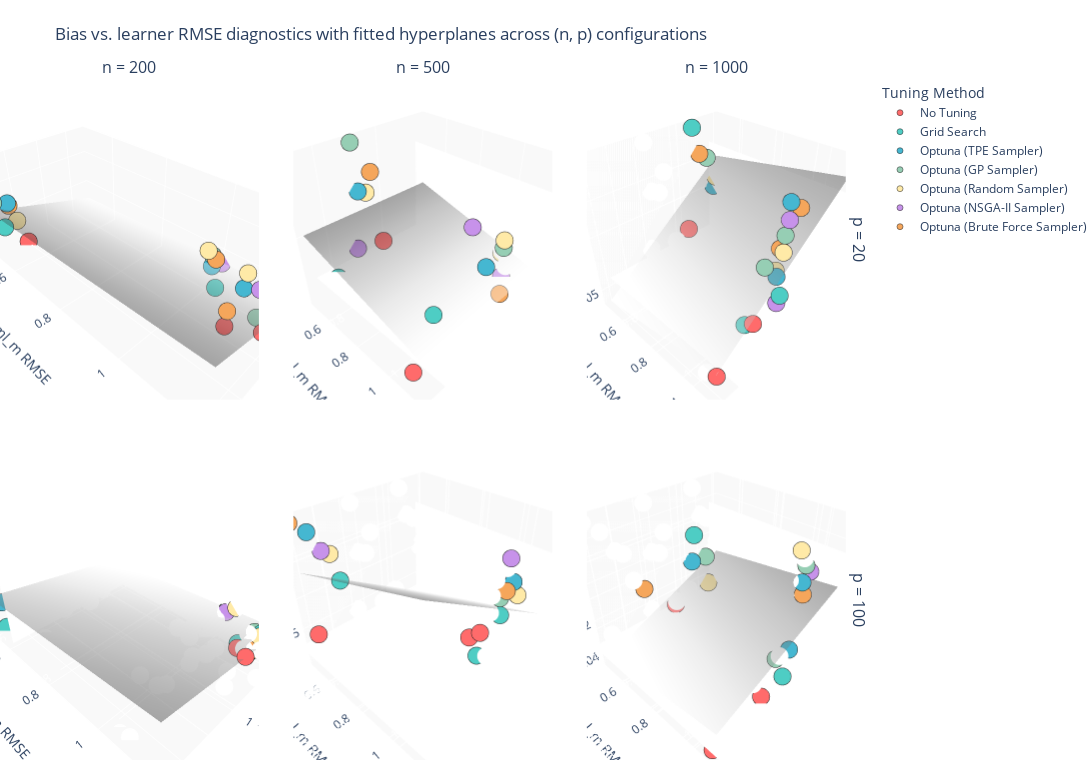

The notebook cell this image was saved under:
### Code cell
# Visualize bias vs. learner RMSE diagnostics per (n, p) configuration with fitted hyperplanes
import plotly.graph_objects as go
from plotly.subplots import make_subplots
import numpy as np

plot3d_df = summary_df.copy()
plot3d_df["Method"] = plot3d_df["method_display"]
plot3d_df["Sample size"] = plot3d_df["n_obs"]
plot3d_df["Features"] = plot3d_df["n_vars"]
plot3d_df["DGP"] = plot3d_df["dgp_label"]

n_levels = sorted(plot3d_df["Sample size"].unique())
p_levels = sorted(plot3d_df["Features"].unique())
method_order = list(plot_palette.keys())

fig = make_subplots(
    rows=len(p_levels),
    cols=len(n_levels),
    specs=[[{"type": "scene"} for _ in n_levels] for _ in p_levels],
    column_titles=[f"n = {n}" for n in n_levels],
    row_titles=[f"p = {p}" for p in p_levels],
    horizontal_spacing=0.04,
    vertical_spacing=0.06,
 )

for row_idx, p in enumerate(p_levels, start=1):
    for col_idx, n in enumerate(n_levels, start=1):
        subset = plot3d_df[(plot3d_df["Sample size"] == n) & (plot3d_df["Features"] == p)]
        if subset.empty:
            continue
        x_vals = subset["ml_l_rmse"].to_numpy()
        y_vals = subset["ml_m_rmse"].to_numpy()
        z_vals = subset["bias"].to_numpy()

        # Fit plane z = a*x + b*y + c
        A = np.column_stack([x_vals, y_vals, np.ones_like(x_vals)])
        coeffs, *_ = np.linalg.lstsq(A, z_vals, rcond=None)
        a, b, c = coeffs

        x_grid = np.linspace(x_vals.min(), x_vals.max(), 15)
        y_grid = np.linspace(y_vals.min(), y_vals.max(), 15)
        Xg, Yg = np.meshgrid(x_grid, y_grid)
        Zg = a * Xg + b * Yg + c

        surface = go.Surface(
            x=Xg,
            y=Yg,
            z=Zg,
            showscale=False,
            opacity=0.35,
            colorscale="Greys",
        )
        fig.add_trace(surface, row=row_idx, col=col_idx)

        for method in method_order:
            method_subset = subset[subset["Method"] == method]
            if method_subset.empty:
                continue
            scatter = go.Scatter3d(
                x=method_subset["ml_l_rmse"],
                y=method_subset["ml_m_rmse"],
                z=method_subset["bias"],
                mode="markers",
                name=method,
                marker=dict(
                    size=6,
                    color=plot_palette[method],
                    line=dict(width=0.5, color="#222"),
                ),
                hovertemplate=(
                    "Method: %{text}<br>ml_l RMSE: %{x:.4f}<br>ml_m RMSE: %{y:.4f}<br>Bias: %{z:+.4f}<br>DGP: %{customdata[0]}<extra></extra>"
                ),
                text=method_subset["Method"],
                customdata=method_subset[["DGP"]].to_numpy(),
                showlegend=(row_idx == 1 and col_idx == 1),
            )
            fig.add_trace(scatter, row=row_idx, col=col_idx)

        scene_idx = (row_idx - 1) * len(n_levels) + col_idx
        scene_name = "scene" if scene_idx == 1 else f"scene{scene_idx}"
        fig.update_layout({scene_name: dict(
            xaxis_title="ml_l RMSE",
            yaxis_title="ml_m RMSE",
            zaxis_title="Bias",
            xaxis=dict(backgroundcolor="#f9f9f9"),
            yaxis=dict(backgroundcolor="#f9f9f9"),
            zaxis=dict(backgroundcolor="#f9f9f9"),
        )})

fig.update_layout(
    height=380 * len(p_levels),
    width=420 * len(n_levels),
    title="Bias vs. learner RMSE diagnostics with fitted hyperplanes across (n, p) configurations",
    legend_title="Tuning Method",
    margin=dict(l=0, r=0, t=80, b=0),
 )
fig.show()

### Figure 1 — Plotly figure (JSON) as saved in the notebook; plotly's stock layout.template omitted (floating-point values rounded to 4 significant figures; data arrays with more than 128 entries replaced by an {"elided": "..."} marker saying what was removed)
{"data": [{"colorscale": [[0, "rgb(255,255,255)"], [0.125, "rgb(240,240,240)"], [0.25, "rgb(217,217,217)"], [0.375, "rgb(189,189,189)"], [0.5, "rgb(150,150,150)"], [0.625, "rgb(115,115,115)"], [0.75, "rgb(82,82,82)"], [0.875, "rgb(37,37,37)"], [1, "rgb(0,0,0)"]], "opacity": 0.35, "scene": "scene", "showscale": false, "type": "surface", "x": {"elided": "15x15 float values"}, "y": {"elided": "15x15 float values"}, "z": {"elided": "15x15 float values"}}, {"customdata": [["Chernozhukov et al. (2018)"], ["Sparse + Heteroskedastic"], ["Turrell et al. (2018)"]], "hovertemplate": "Method: %{text}<br>ml_l RMSE: %{x:.4f}<br>ml_m RMSE: %{y:.4f}<br>Bias: %{z:+.4f}<br>DGP: %{customdata[0]}<extra></extra>", "marker": {"color": "#FF6B6B", "line": {"color": "#222", "width": 0.5}, "size": 6}, "mode": "markers", "name": "No Tuning", "scene": "scene", "showlegend": true, "text": ["No Tuning", "No Tuning", "No Tuning"], "type": "scatter3d", "x": [1.291, 1.403, 1.295], "y": [1.193, 0.519, 1.115], "z": [-0.02269, -0.08459, -0.06342]}, {"customdata": [["Chernozhukov et al. (2018)"], ["Sparse + Heteroskedastic"], ["Turrell et al. (2018)"]], "hovertemplate": "Method: %{text}<br>ml_l RMSE: %{x:.4f}<br>ml_m RMSE: %{y:.4f}<br>Bias: %{z:+.4f}<br>DGP: %{customdata[0]}<extra></extra>", "marker": {"color": "#4ECDC4", "line": {"color": "#222", "width": 0.5}, "size": 6}, "mode": "markers", "name": "Grid Search", "scene": "scene", "showlegend": true, "text": ["Grid Search", "Grid Search", "Grid Search"], "type": "scatter3d", "x": [1.228, 1.454, 1.214], "y": [1.206, 0.4967, 1.034], "z": [-0.01981, -0.02151, -0.05547]}, {"customdata": [["Chernozhukov et al. (2018)"], ["Sparse + Heteroskedastic"], ["Turrell et al. (2018)"]], "hovertemplate": "Method: %{text}<br>ml_l RMSE: %{x:.4f}<br>ml_m RMSE: %{y:.4f}<br>Bias: %{z:+.4f}<br>DGP: %{customdata[0]}<extra></extra>", "marker": {"color": "#45B7D1", "line": {"color": "#222", "width": 0.5}, "size": 6}, "mode": "markers", "name": "Optuna (TPE Sampler)", "scene": "scene", "showlegend": true, "text": ["Optuna (TPE Sampler)", "Optuna (TPE Sampler)", "Optuna (TPE Sampler)"], "type": "scatter3d", "x": [1.243, 1.432, 1.182], "y": [1.116, 0.4925, 0.998], "z": [0.01388, 0.04425, -0.029]}, {"customdata": [["Chernozhukov et al. (2018)"], ["Sparse + Heteroskedastic"], ["Turrell et al. (2018)"]], "hovertemplate": "Method: %{text}<br>ml_l RMSE: %{x:.4f}<br>ml_m RMSE: %{y:.4f}<br>Bias: %{z:+.4f}<br>DGP: %{customdata[0]}<extra></extra>", "marker": {"color": "#96CEB4", "line": {"color": "#222", "width": 0.5}, "size": 6}, "mode": "markers", "name": "Optuna (GP Sampler)", "scene": "scene", "showlegend": true, "text": ["Optuna (GP Sampler)", "Optuna (GP Sampler)", "Optuna (GP Sampler)"], "type": "scatter3d", "x": [1.258, 1.473, 1.177], "y": [1.163, 0.4974, 0.9937], "z": [-0.02791, 0.06294, -0.001164]}, {"customdata": [["Chernozhukov et al. (2018)"], ["Sparse + Heteroskedastic"], ["Turrell et al. (2018)"]], "hovertemplate": "Method: %{text}<br>ml_l RMSE: %{x:.4f}<br>ml_m RMSE: %{y:.4f}<br>Bias: %{z:+.4f}<br>DGP: %{customdata[0]}<extra></extra>", "marker": {"color": "#FFEAA7", "line": {"color": "#222", "width": 0.5}, "size": 6}, "mode": "markers", "name": "Optuna (Random Sampler)", "scene": "scene", "showlegend": true, "text": ["Optuna (Random Sampler)", "Optuna (Random Sampler)", "Optuna (Random Sampler)"], "type": "scatter3d", "x": [1.251, 1.413, 1.204], "y": [1.121, 0.4942, 0.9961], "z": [0.06392, -0.01924, 0.02937]}, {"customdata": [["Chernozhukov et al. (2018)"], ["Sparse + Heteroskedastic"], ["Turrell et al. (2018)"]], "hovertemplate": "Method: %{text}<br>ml_l RMSE: %{x:.4f}<br>ml_m RMSE: %{y:.4f}<br>Bias: %{z:+.4f}<br>DGP: %{customdata[0]}<extra></extra>", "marker": {"color": "#C792EA", "line": {"color": "#222", "width": 0.5}, "size": 6}, "mode": "markers", "name": "Optuna (NSGA-II Sampler)", "scene": "scene", "showlegend": true, "text": ["Optuna (NSGA-II Sampler)", "Optuna (NSGA-II Sampler)", "Optuna (NSGA-II Sampler)"], "type": "scatter3d", "x": [1.242, 1.487, 1.147], "y": [1.15, 0.4992, 1.005], "z": [0.03096, 0.1705, -0.03604]}, {"customdata": [["Chernozhukov et al. (2018)"], ["Sparse + Heteroskedastic"], ["Turrell et al. (2018)"]], "hovertemplate": "Method: %{text}<br>ml_l RMSE: %{x:.4f}<br>ml_m RMSE: %{y:.4f}<br>Bias: %{z:+.4f}<br>DGP: %{customdata[0]}<extra></extra>", "marker": {"color": "#F5A65B", "line": {"color": "#222", "width": 0.5}, "size": 6}, "mode": "markers", "name": "Optuna (Brute Force Sampler)", "scene": "scene", "showlegend": true, "text": ["Optuna (Brute Force Sampler)", "Optuna (Brute Force Sampler)", "Optuna (Brute Force Sampler)"], "type": "scatter3d", "x": [1.349, 1.431, 1.186], "y": [1.14, 0.496, 1.009], "z": [0.04081, 0.03793, 0.0006078]}, {"colorscale": [[0, "rgb(255,255,255)"], [0.125, "rgb(240,240,240)"], [0.25, "rgb(217,217,217)"], [0.375, "rgb(189,189,189)"], [0.5, "rgb(150,150,150)"], [0.625, "rgb(115,115,115)"], [0.75, "rgb(82,82,82)"], [0.875, "rgb(37,37,37)"], [1, "rgb(0,0,0)"]], "opacity": 0.35, "scene": "scene2", "showscale": false, "type": "surface", "x": {"elided": "15x15 float values"}, "y": {"elided": "15x15 float values"}, "z": {"elided": "15x15 float values"}}, {"customdata": [["Chernozhukov et al. (2018)"], ["Sparse + Heteroskedastic"], ["Turrell et al. (2018)"]], "hovertemplate": "Method: %{text}<br>ml_l RMSE: %{x:.4f}<br>ml_m RMSE: %{y:.4f}<br>Bias: %{z:+.4f}<br>DGP: %{customdata[0]}<extra></extra>", "marker": {"color": "#FF6B6B", "line": {"color": "#222", "width": 0.5}, "size": 6}, "mode": "markers", "name": "No Tuning", "scene": "scene2", "showlegend": false, "text": ["No Tuning", "No Tuning", "No Tuning"], "type": "scatter3d", "x": [1.239, 1.207, 1.269], "y": [1.156, 0.5026, 1.107], "z": [-0.0394, -0.02446, -0.03388]}, {"customdata": [["Chernozhukov et al. (2018)"], ["Sparse + Heteroskedastic"], ["Turrell et al. (2018)"]], "hovertemplate": "Method: %{text}<br>ml_l RMSE: %{x:.4f}<br>ml_m RMSE: %{y:.4f}<br>Bias: %{z:+.4f}<br>DGP: %{customdata[0]}<extra></extra>", "marker": {"color": "#4ECDC4", "line": {"color": "#222", "width": 0.5}, "size": 6}, "mode": "markers", "name": "Grid Search", "scene": "scene2", "showlegend": false, "text": ["Grid Search", "Grid Search", "Grid Search"], "type": "scatter3d", "x": [1.253, 1.251, 1.233], "y": [1.103, 0.4937, 1.083], "z": [-0.00639, -0.03459, -0.04585]}, {"customdata": [["Chernozhukov et al. (2018)"], ["Sparse + Heteroskedastic"], ["Turrell et al. (2018)"]], "hovertemplate": "Method: %{text}<br>ml_l RMSE: %{x:.4f}<br>ml_m RMSE: %{y:.4f}<br>Bias: %{z:+.4f}<br>DGP: %{customdata[0]}<extra></extra>", "marker": {"color": "#45B7D1", "line": {"color": "#222", "width": 0.5}, "size": 6}, "mode": "markers", "name": "Optuna (TPE Sampler)", "scene": "scene2", "showlegend": false, "text": ["Optuna (TPE Sampler)", "Optuna (TPE Sampler)", "Optuna (TPE Sampler)"], "type": "scatter3d", "x": [1.2, 1.223, 1.157], "y": [1.077, 0.4724, 1.019], "z": [-0.005639, 0.01453, -0.02701]}, {"customdata": [["Chernozhukov et al. (2018)"], ["Sparse + Heteroskedastic"], ["Turrell et al. (2018)"]], "hovertemplate": "Method: %{text}<br>ml_l RMSE: %{x:.4f}<br>ml_m RMSE: %{y:.4f}<br>Bias: %{z:+.4f}<br>DGP: %{customdata[0]}<extra></extra>", "marker": {"color": "#96CEB4", "line": {"color": "#222", "width": 0.5}, "size": 6}, "mode": "markers", "name": "Optuna (GP Sampler)", "scene": "scene2", "showlegend": false, "text": ["Optuna (GP Sampler)", "Optuna (GP Sampler)", "Optuna (GP Sampler)"], "type": "scatter3d", "x": [1.181, 1.225, 1.16], "y": [1.074, 0.4782, 1.014], "z": [-0.001434, 0.04431, -0.03611]}, {"customdata": [["Chernozhukov et al. (2018)"], ["Sparse + Heteroskedastic"], ["Turrell et al. (2018)"]], "hovertemplate": "Method: %{text}<br>ml_l RMSE: %{x:.4f}<br>ml_m RMSE: %{y:.4f}<br>Bias: %{z:+.4f}<br>DGP: %{customdata[0]}<extra></extra>", "marker": {"color": "#FFEAA7", "line": {"color": "#222", "width": 0.5}, "size": 6}, "mode": "markers", "name": "Optuna (Random Sampler)", "scene": "scene2", "showlegend": false, "text": ["Optuna (Random Sampler)", "Optuna (Random Sampler)", "Optuna (Random Sampler)"], "type": "scatter3d", "x": [1.189, 1.217, 1.163], "y": [1.099, 0.4771, 1.001], "z": [0.008034, 0.01217, -0.01782]}, {"customdata": [["Chernozhukov et al. (2018)"], ["Sparse + Heteroskedastic"], ["Turrell et al. (2018)"]], "hovertemplate": "Method: %{text}<br>ml_l RMSE: %{x:.4f}<br>ml_m RMSE: %{y:.4f}<br>Bias: %{z:+.4f}<br>DGP: %{customdata[0]}<extra></extra>", "marker": {"color": "#C792EA", "line": {"color": "#222", "width": 0.5}, "size": 6}, "mode": "markers", "name": "Optuna (NSGA-II Sampler)", "scene": "scene2", "showlegend": false, "text": ["Optuna (NSGA-II Sampler)", "Optuna (NSGA-II Sampler)", "Optuna (NSGA-II Sampler)"], "type": "scatter3d", "x": [1.222, 1.228, 1.167], "y": [1.094, 0.472, 1.03], "z": [0.02778, -0.02368, -0.03147]}, {"customdata": [["Chernozhukov et al. (2018)"], ["Sparse + Heteroskedastic"], ["Turrell et al. (2018)"]], "hovertemplate": "Method: %{text}<br>ml_l RMSE: %{x:.4f}<br>ml_m RMSE: %{y:.4f}<br>Bias: %{z:+.4f}<br>DGP: %{customdata[0]}<extra></extra>", "marker": {"color": "#F5A65B", "line": {"color": "#222", "width": 0.5}, "size": 6}, "mode": "markers", "name": "Optuna (Brute Force Sampler)", "scene": "scene2", "showlegend": false, "text": ["Optuna (Brute Force Sampler)", "Optuna (Brute Force Sampler)", "Optuna (Brute Force Sampler)"], "type": "scatter3d", "x": [1.191, 1.212, 1.176], "y": [1.119, 0.4824, 1.033], "z": [-0.02533, 0.02416, -0.04244]}, {"colorscale": [[0, "rgb(255,255,255)"], [0.125, "rgb(240,240,240)"], [0.25, "rgb(217,217,217)"], [0.375, "rgb(189,189,189)"], [0.5, "rgb(150,150,150)"], [0.625, "rgb(115,115,115)"], [0.75, "rgb(82,82,82)"], [0.875, "rgb(37,37,37)"], [1, "rgb(0,0,0)"]], "opacity": 0.35, "scene": "scene3", "showscale": false, "type": "surface", "x": {"elided": "15x15 float values"}, "y": {"elided": "15x15 float values"}, "z": {"elided": "15x15 float values"}}, {"customdata": [["Chernozhukov et al. (2018)"], ["Sparse + Heteroskedastic"], ["Turrell et al. (2018)"]], "hovertemplate": "Method: %{text}<br>ml_l RMSE: %{x:.4f}<br>ml_m RMSE: %{y:.4f}<br>Bias: %{z:+.4f}<br>DGP: %{customdata[0]}<extra></extra>", "marker": {"color": "#FF6B6B", "line": {"color": "#222", "width": 0.5}, "size": 6}, "mode": "markers", "name": "No Tuning", "scene": "scene3", "showlegend": false, "text": ["No Tuning", "No Tuning", "No Tuning"], "type": "scatter3d", "x": [1.212, 1.15, 1.253], "y": [1.084, 0.4989, 1.089], "z": [-0.03166, -0.03543, -0.04418]}, {"customdata": [["Chernozhukov et al. (2018)"], ["Sparse + Heteroskedastic"], ["Turrell et al. (2018)"]], "hovertemplate": "Method: %{text}<br>ml_l RMSE: %{x:.4f}<br>ml_m RMSE: %{y:.4f}<br>Bias: %{z:+.4f}<br>DGP: %{customdata[0]}<extra></extra>", "marker": {"color": "#4ECDC4", "line": {"color": "#222", "width": 0.5}, "size": 6}, "mode": "markers", "name": "Grid Search", "scene": "scene3", "showlegend": false, "text": ["Grid Search", "Grid Search", "Grid Search"], "type": "scatter3d", "x": [1.177, 1.137, 1.212], "y": [1.08, 0.484, 1.052], "z": [-0.0284, 0.01931, -0.0352]}, {"customdata": [["Chernozhukov et al. (2018)"], ["Sparse + Heteroskedastic"], ["Turrell et al. (2018)"]], "hovertemplate": "Method: %{text}<br>ml_l RMSE: %{x:.4f}<br>ml_m RMSE: %{y:.4f}<br>Bias: %{z:+.4f}<br>DGP: %{customdata[0]}<extra></extra>", "marker": {"color": "#45B7D1", "line": {"color": "#222", "width": 0.5}, "size": 6}, "mode": "markers", "name": "Optuna (TPE Sampler)", "scene": "scene3", "showlegend": false, "text": ["Optuna (TPE Sampler)", "Optuna (TPE Sampler)", "Optuna (TPE Sampler)"], "type": "scatter3d", "x": [1.162, 1.106, 1.167], "y": [1.04, 0.4724, 1.032], "z": [0.01094, -0.0182, -0.02486]}, {"customdata": [["Chernozhukov et al. (2018)"], ["Sparse + Heteroskedastic"], ["Turrell et al. (2018)"]], "hovertemplate": "Method: %{text}<br>ml_l RMSE: %{x:.4f}<br>ml_m RMSE: %{y:.4f}<br>Bias: %{z:+.4f}<br>DGP: %{customdata[0]}<extra></extra>", "marker": {"color": "#96CEB4", "line": {"color": "#222", "width": 0.5}, "size": 6}, "mode": "markers", "name": "Optuna (GP Sampler)", "scene": "scene3", "showlegend": false, "text": ["Optuna (GP Sampler)", "Optuna (GP Sampler)", "Optuna (GP Sampler)"], "type": "scatter3d", "x": [1.171, 1.116, 1.182], "y": [1.057, 0.4731, 1.022], "z": [-0.00125, 0.0002074, -0.01628]}, {"customdata": [["Chernozhukov et al. (2018)"], ["Sparse + Heteroskedastic"], ["Turrell et al. (2018)"]], "hovertemplate": "Method: %{text}<br>ml_l RMSE: %{x:.4f}<br>ml_m RMSE: %{y:.4f}<br>Bias: %{z:+.4f}<br>DGP: %{customdata[0]}<extra></extra>", "marker": {"color": "#FFEAA7", "line": {"color": "#222", "width": 0.5}, "size": 6}, "mode": "markers", "name": "Optuna (Random Sampler)", "scene": "scene3", "showlegend": false, "text": ["Optuna (Random Sampler)", "Optuna (Random Sampler)", "Optuna (Random Sampler)"], "type": "scatter3d", "x": [1.172, 1.102, 1.164], "y": [1.061, 0.4713, 1.018], "z": [-0.008771, -0.01318, -0.0233]}, {"customdata": [["Chernozhukov et al. (2018)"], ["Sparse + Heteroskedastic"], ["Turrell et al. (2018)"]], "hovertemplate": "Method: %{text}<br>ml_l RMSE: %{x:.4f}<br>ml_m RMSE: %{y:.4f}<br>Bias: %{z:+.4f}<br>DGP: %{customdata[0]}<extra></extra>", "marker": {"color": "#C792EA", "line": {"color": "#222", "width": 0.5}, "size": 6}, "mode": "markers", "name": "Optuna (NSGA-II Sampler)", "scene": "scene3", "showlegend": false, "text": ["Optuna (NSGA-II Sampler)", "Optuna (NSGA-II Sampler)", "Optuna (NSGA-II Sampler)"], "type": "scatter3d", "x": [1.164, 1.1, 1.165], "y": [1.048, 0.4718, 1.038], "z": [0.003823, -0.01259, -0.04059]}, {"customdata": [["Chernozhukov et al. (2018)"], ["Sparse + Heteroskedastic"], ["Turrell et al. (2018)"]], "hovertemplate": "Method: %{text}<br>ml_l RMSE: %{x:.4f}<br>ml_m RMSE: %{y:.4f}<br>Bias: %{z:+.4f}<br>DGP: %{customdata[0]}<extra></extra>", "marker": {"color": "#F5A65B", "line": {"color": "#222", "width": 0.5}, "size": 6}, "mode": "markers", "name": "Optuna (Brute Force Sampler)", "scene": "scene3", "showlegend": false, "text": ["Optuna (Brute Force Sampler)", "Optuna (Brute Force Sampler)", "Optuna (Brute Force Sampler)"], "type": "scatter3d", "x": [1.152, 1.126, 1.161], "y": [1.053, 0.4715, 1.017], "z": [0.006975, 0.003835, -0.0126]}, {"colorscale": [[0, "rgb(255,255,255)"], [0.125, "rgb(240,240,240)"], [0.25, "rgb(217,217,217)"], [0.375, "rgb(189,189,189)"], [0.5, "rgb(150,150,150)"], [0.625, "rgb(115,115,115)"], [0.75, "rgb(82,82,82)"], [0.875, "rgb(37,37,37)"], [1, "rgb(0,0,0)"]], "opacity": 0.35, "scene": "scene4", "showscale": false, "type": "surface", "x": {"elided": "15x15 float values"}, "y": {"elided": "15x15 float values"}, "z": {"elided": "15x15 float values"}}, {"customdata": [["Chernozhukov et al. (2018)"], ["Sparse + Heteroskedastic"], ["Turrell et al. (2018)"]], "hovertemplate": "Method: %{text}<br>ml_l RMSE: %{x:.4f}<br>ml_m RMSE: %{y:.4f}<br>Bias: %{z:+.4f}<br>DGP: %{customdata[0]}<extra></extra>", "marker": {"color": "#FF6B6B", "line": {"color": "#222", "width": 0.5}, "size": 6}, "mode": "markers", "name": "No Tuning", "scene": "scene4", "showlegend": false, "text": ["No Tuning", "No Tuning", "No Tuning"], "type": "scatter3d", "x": [1.346, 1.575, 1.265], "y": [1.175, 0.5242, 1.113], "z": [0.01687, -0.03702, -0.04577]}, {"customdata": [["Chernozhukov et al. (2018)"], ["Sparse + Heteroskedastic"], ["Turrell et al. (2018)"]], "hovertemplate": "Method: %{text}<br>ml_l RMSE: %{x:.4f}<br>ml_m RMSE: %{y:.4f}<br>Bias: %{z:+.4f}<br>DGP: %{customdata[0]}<extra></extra>", "marker": {"color": "#4ECDC4", "line": {"color": "#222", "width": 0.5}, "size": 6}, "mode": "markers", "name": "Grid Search", "scene": "scene4", "showlegend": false, "text": ["Grid Search", "Grid Search", "Grid Search"], "type": "scatter3d", "x": [1.266, 1.633, 1.237], "y": [1.168, 0.5074, 1.098], "z": [0.03927, -0.108, -0.05548]}, {"customdata": [["Chernozhukov et al. (2018)"], ["Sparse + Heteroskedastic"], ["Turrell et al. (2018)"]], "hovertemplate": "Method: %{text}<br>ml_l RMSE: %{x:.4f}<br>ml_m RMSE: %{y:.4f}<br>Bias: %{z:+.4f}<br>DGP: %{customdata[0]}<extra></extra>", "marker": {"color": "#45B7D1", "line": {"color": "#222", "width": 0.5}, "size": 6}, "mode": "markers", "name": "Optuna (TPE Sampler)", "scene": "scene4", "showlegend": false, "text": ["Optuna (TPE Sampler)", "Optuna (TPE Sampler)", "Optuna (TPE Sampler)"], "type": "scatter3d", "x": [1.288, 1.627, 1.184], "y": [1.156, 0.4977, 1.019], "z": [-0.02147, -0.01977, -0.01096]}, {"customdata": [["Chernozhukov et al. (2018)"], ["Sparse + Heteroskedastic"], ["Turrell et al. (2018)"]], "hovertemplate": "Method: %{text}<br>ml_l RMSE: %{x:.4f}<br>ml_m RMSE: %{y:.4f}<br>Bias: %{z:+.4f}<br>DGP: %{customdata[0]}<extra></extra>", "marker": {"color": "#96CEB4", "line": {"color": "#222", "width": 0.5}, "size": 6}, "mode": "markers", "name": "Optuna (GP Sampler)", "scene": "scene4", "showlegend": false, "text": ["Optuna (GP Sampler)", "Optuna (GP Sampler)", "Optuna (GP Sampler)"], "type": "scatter3d", "x": [1.222, 1.568, 1.17], "y": [1.132, 0.4923, 1.013], "z": [-0.002671, -0.1046, -0.01371]}, {"customdata": [["Chernozhukov et al. (2018)"], ["Sparse + Heteroskedastic"], ["Turrell et al. (2018)"]], "hovertemplate": "Method: %{text}<br>ml_l RMSE: %{x:.4f}<br>ml_m RMSE: %{y:.4f}<br>Bias: %{z:+.4f}<br>DGP: %{customdata[0]}<extra></extra>", "marker": {"color": "#FFEAA7", "line": {"color": "#222", "width": 0.5}, "size": 6}, "mode": "markers", "name": "Optuna (Random Sampler)", "scene": "scene4", "showlegend": false, "text": ["Optuna (Random Sampler)", "Optuna (Random Sampler)", "Optuna (Random Sampler)"], "type": "scatter3d", "x": [1.28, 1.66, 1.181], "y": [1.171, 0.4962, 1.046], "z": [0.03967, 0.06505, 0.01304]}, {"customdata": [["Chernozhukov et al. (2018)"], ["Sparse + Heteroskedastic"], ["Turrell et al. (2018)"]], "hovertemplate": "Method: %{text}<br>ml_l RMSE: %{x:.4f}<br>ml_m RMSE: %{y:.4f}<br>Bias: %{z:+.4f}<br>DGP: %{customdata[0]}<extra></extra>", "marker": {"color": "#C792EA", "line": {"color": "#222", "width": 0.5}, "size": 6}, "mode": "markers", "name": "Optuna (NSGA-II Sampler)", "scene": "scene4", "showlegend": false, "text": ["Optuna (NSGA-II Sampler)", "Optuna (NSGA-II Sampler)", "Optuna (NSGA-II Sampler)"], "type": "scatter3d", "x": [1.254, 1.586, 1.197], "y": [1.144, 0.4962, 1.025], "z": [-0.01229, 0.1967, -0.005182]}, {"customdata": [["Chernozhukov et al. (2018)"], ["Sparse + Heteroskedastic"], ["Turrell et al. (2018)"]], "hovertemplate": "Method: %{text}<br>ml_l RMSE: %{x:.4f}<br>ml_m RMSE: %{y:.4f}<br>Bias: %{z:+.4f}<br>DGP: %{customdata[0]}<extra></extra>", "marker": {"color": "#F5A65B", "line": {"color": "#222", "width": 0.5}, "size": 6}, "mode": "markers", "name": "Optuna (Brute Force Sampler)", "scene": "scene4", "showlegend": false, "text": ["Optuna (Brute Force Sampler)", "Optuna (Brute Force Sampler)", "Optuna (Brute Force Sampler)"], "type": "scatter3d", "x": [1.291, 1.574, 1.148], "y": [1.171, 0.504, 1.028], "z": [0.002429, 0.04532, -0.06793]}, {"colorscale": [[0, "rgb(255,255,255)"], [0.125, "rgb(240,240,240)"], [0.25, "rgb(217,217,217)"], [0.375, "rgb(189,189,189)"], [0.5, "rgb(150,150,150)"], [0.625, "rgb(115,115,115)"], [0.75, "rgb(82,82,82)"], [0.875, "rgb(37,37,37)"], [1, "rgb(0,0,0)"]], "opacity": 0.35, "scene": "scene5", "showscale": false, "type": "surface", "x": {"elided": "15x15 float values"}, "y": {"elided": "15x15 float values"}, "z": {"elided": "15x15 float values"}}, {"customdata": [["Chernozhukov et al. (2018)"], ["Sparse + Heteroskedastic"], ["Turrell et al. (2018)"]], "hovertemplate": "Method: %{text}<br>ml_l RMSE: %{x:.4f}<br>ml_m RMSE: %{y:.4f}<br>Bias: %{z:+.4f}<br>DGP: %{customdata[0]}<extra></extra>", "marker": {"color": "#FF6B6B", "line": {"color": "#222", "width": 0.5}, "size": 6}, "mode": "markers", "name": "No Tuning", "scene": "scene5", "showlegend": false, "text": ["No Tuning", "No Tuning", "No Tuning"], "type": "scatter3d", "x": [1.26, 1.327, 1.254], "y": [1.127, 0.5014, 1.071], "z": [-0.01683, -0.05423, -0.02724]}, {"customdata": [["Chernozhukov et al. (2018)"], ["Sparse + Heteroskedastic"], ["Turrell et al. (2018)"]], "hovertemplate": "Method: %{text}<br>ml_l RMSE: %{x:.4f}<br>ml_m RMSE: %{y:.4f}<br>Bias: %{z:+.4f}<br>DGP: %{customdata[0]}<extra></extra>", "marker": {"color": "#4ECDC4", "line": {"color": "#222", "width": 0.5}, "size": 6}, "mode": "markers", "name": "Grid Search", "scene": "scene5", "showlegend": false, "text": ["Grid Search", "Grid Search", "Grid Search"], "type": "scatter3d", "x": [1.218, 1.288, 1.229], "y": [1.101, 0.5035, 1.049], "z": [-0.02054, -0.02287, -0.05146]}, {"customdata": [["Chernozhukov et al. (2018)"], ["Sparse + Heteroskedastic"], ["Turrell et al. (2018)"]], "hovertemplate": "Method: %{text}<br>ml_l RMSE: %{x:.4f}<br>ml_m RMSE: %{y:.4f}<br>Bias: %{z:+.4f}<br>DGP: %{customdata[0]}<extra></extra>", "marker": {"color": "#45B7D1", "line": {"color": "#222", "width": 0.5}, "size": 6}, "mode": "markers", "name": "Optuna (TPE Sampler)", "scene": "scene5", "showlegend": false, "text": ["Optuna (TPE Sampler)", "Optuna (TPE Sampler)", "Optuna (TPE Sampler)"], "type": "scatter3d", "x": [1.2, 1.316, 1.158], "y": [1.098, 0.4846, 1.011], "z": [-0.003929, 0.01386, -0.02743]}, {"customdata": [["Chernozhukov et al. (2018)"], ["Sparse + Heteroskedastic"], ["Turrell et al. (2018)"]], "hovertemplate": "Method: %{text}<br>ml_l RMSE: %{x:.4f}<br>ml_m RMSE: %{y:.4f}<br>Bias: %{z:+.4f}<br>DGP: %{customdata[0]}<extra></extra>", "marker": {"color": "#96CEB4", "line": {"color": "#222", "width": 0.5}, "size": 6}, "mode": "markers", "name": "Optuna (GP Sampler)", "scene": "scene5", "showlegend": false, "text": ["Optuna (GP Sampler)", "Optuna (GP Sampler)", "Optuna (GP Sampler)"], "type": "scatter3d", "x": [1.211, 1.259, 1.158], "y": [1.076, 0.4871, 1.037], "z": [-0.0133, -0.07802, -0.06805]}, {"customdata": [["Chernozhukov et al. (2018)"], ["Sparse + Heteroskedastic"], ["Turrell et al. (2018)"]], "hovertemplate": "Method: %{text}<br>ml_l RMSE: %{x:.4f}<br>ml_m RMSE: %{y:.4f}<br>Bias: %{z:+.4f}<br>DGP: %{customdata[0]}<extra></extra>", "marker": {"color": "#FFEAA7", "line": {"color": "#222", "width": 0.5}, "size": 6}, "mode": "markers", "name": "Optuna (Random Sampler)", "scene": "scene5", "showlegend": false, "text": ["Optuna (Random Sampler)", "Optuna (Random Sampler)", "Optuna (Random Sampler)"], "type": "scatter3d", "x": [1.192, 1.294, 1.171], "y": [1.104, 0.4865, 1.011], "z": [-0.01416, -0.004113, -0.02576]}, {"customdata": [["Chernozhukov et al. (2018)"], ["Sparse + Heteroskedastic"], ["Turrell et al. (2018)"]], "hovertemplate": "Method: %{text}<br>ml_l RMSE: %{x:.4f}<br>ml_m RMSE: %{y:.4f}<br>Bias: %{z:+.4f}<br>DGP: %{customdata[0]}<extra></extra>", "marker": {"color": "#C792EA", "line": {"color": "#222", "width": 0.5}, "size": 6}, "mode": "markers", "name": "Optuna (NSGA-II Sampler)", "scene": "scene5", "showlegend": false, "text": ["Optuna (NSGA-II Sampler)", "Optuna (NSGA-II Sampler)", "Optuna (NSGA-II Sampler)"], "type": "scatter3d", "x": [1.222, 1.303, 1.158], "y": [1.122, 0.4802, 1.026], "z": [0.01634, -0.0006018, -0.04726]}, {"customdata": [["Chernozhukov et al. (2018)"], ["Sparse + Heteroskedastic"], ["Turrell et al. (2018)"]], "hovertemplate": "Method: %{text}<br>ml_l RMSE: %{x:.4f}<br>ml_m RMSE: %{y:.4f}<br>Bias: %{z:+.4f}<br>DGP: %{customdata[0]}<extra></extra>", "marker": {"color": "#F5A65B", "line": {"color": "#222", "width": 0.5}, "size": 6}, "mode": "markers", "name": "Optuna (Brute Force Sampler)", "scene": "scene5", "showlegend": false, "text": ["Optuna (Brute Force Sampler)", "Optuna (Brute Force Sampler)", "Optuna (Brute Force Sampler)"], "type": "scatter3d", "x": [1.213, 1.332, 1.148], "y": [1.104, 0.4851, 1.033], "z": [-0.006, 0.02195, -0.03161]}, {"colorscale": [[0, "rgb(255,255,255)"], [0.125, "rgb(240,240,240)"], [0.25, "rgb(217,217,217)"], [0.375, "rgb(189,189,189)"], [0.5, "rgb(150,150,150)"], [0.625, "rgb(115,115,115)"], [0.75, "rgb(82,82,82)"], [0.875, "rgb(37,37,37)"], [1, "rgb(0,0,0)"]], "opacity": 0.35, "scene": "scene6", "showscale": false, "type": "surface", "x": {"elided": "15x15 float values"}, "y": {"elided": "15x15 float values"}, "z": {"elided": "15x15 float values"}}, {"customdata": [["Chernozhukov et al. (2018)"], ["Sparse + Heteroskedastic"], ["Turrell et al. (2018)"]], "hovertemplate": "Method: %{text}<br>ml_l RMSE: %{x:.4f}<br>ml_m RMSE: %{y:.4f}<br>Bias: %{z:+.4f}<br>DGP: %{customdata[0]}<extra></extra>", "marker": {"color": "#FF6B6B", "line": {"color": "#222", "width": 0.5}, "size": 6}, "mode": "markers", "name": "No Tuning", "scene": "scene6", "showlegend": false, "text": ["No Tuning", "No Tuning", "No Tuning"], "type": "scatter3d", "x": [1.204, 1.181, 1.242], "y": [1.079, 0.4919, 1.061], "z": [-0.03155, -0.03025, -0.04332]}, {"customdata": [["Chernozhukov et al. (2018)"], ["Sparse + Heteroskedastic"], ["Turrell et al. (2018)"]], "hovertemplate": "Method: %{text}<br>ml_l RMSE: %{x:.4f}<br>ml_m RMSE: %{y:.4f}<br>Bias: %{z:+.4f}<br>DGP: %{customdata[0]}<extra></extra>", "marker": {"color": "#4ECDC4", "line": {"color": "#222", "width": 0.5}, "size": 6}, "mode": "markers", "name": "Grid Search", "scene": "scene6", "showlegend": false, "text": ["Grid Search", "Grid Search", "Grid Search"], "type": "scatter3d", "x": [1.183, 1.158, 1.214], "y": [1.078, 0.4858, 1.066], "z": [-0.03048, 0.004553, -0.03998]}, {"customdata": [["Chernozhukov et al. (2018)"], ["Sparse + Heteroskedastic"], ["Turrell et al. (2018)"]], "hovertemplate": "Method: %{text}<br>ml_l RMSE: %{x:.4f}<br>ml_m RMSE: %{y:.4f}<br>Bias: %{z:+.4f}<br>DGP: %{customdata[0]}<extra></extra>", "marker": {"color": "#45B7D1", "line": {"color": "#222", "width": 0.5}, "size": 6}, "mode": "markers", "name": "Optuna (TPE Sampler)", "scene": "scene6", "showlegend": false, "text": ["Optuna (TPE Sampler)", "Optuna (TPE Sampler)", "Optuna (TPE Sampler)"], "type": "scatter3d", "x": [1.172, 1.16, 1.167], "y": [1.065, 0.4753, 1.035], "z": [0.01257, -0.01079, -0.02569]}, {"customdata": [["Chernozhukov et al. (2018)"], ["Sparse + Heteroskedastic"], ["Turrell et al. (2018)"]], "hovertemplate": "Method: %{text}<br>ml_l RMSE: %{x:.4f}<br>ml_m RMSE: %{y:.4f}<br>Bias: %{z:+.4f}<br>DGP: %{customdata[0]}<extra></extra>", "marker": {"color": "#96CEB4", "line": {"color": "#222", "width": 0.5}, "size": 6}, "mode": "markers", "name": "Optuna (GP Sampler)", "scene": "scene6", "showlegend": false, "text": ["Optuna (GP Sampler)", "Optuna (GP Sampler)", "Optuna (GP Sampler)"], "type": "scatter3d", "x": [1.173, 1.145, 1.182], "y": [1.07, 0.4771, 1.038], "z": [0.02023, -0.01152, -0.02417]}, {"customdata": [["Chernozhukov et al. (2018)"], ["Sparse + Heteroskedastic"], ["Turrell et al. (2018)"]], "hovertemplate": "Method: %{text}<br>ml_l RMSE: %{x:.4f}<br>ml_m RMSE: %{y:.4f}<br>Bias: %{z:+.4f}<br>DGP: %{customdata[0]}<extra></extra>", "marker": {"color": "#FFEAA7", "line": {"color": "#222", "width": 0.5}, "size": 6}, "mode": "markers", "name": "Optuna (Random Sampler)", "scene": "scene6", "showlegend": false, "text": ["Optuna (Random Sampler)", "Optuna (Random Sampler)", "Optuna (Random Sampler)"], "type": "scatter3d", "x": [1.181, 1.142, 1.168], "y": [1.076, 0.4723, 1.023], "z": [0.02862, -0.02944, -0.03504]}, {"customdata": [["Chernozhukov et al. (2018)"], ["Sparse + Heteroskedastic"], ["Turrell et al. (2018)"]], "hovertemplate": "Method: %{text}<br>ml_l RMSE: %{x:.4f}<br>ml_m RMSE: %{y:.4f}<br>Bias: %{z:+.4f}<br>DGP: %{customdata[0]}<extra></extra>", "marker": {"color": "#C792EA", "line": {"color": "#222", "width": 0.5}, "size": 6}, "mode": "markers", "name": "Optuna (NSGA-II Sampler)", "scene": "scene6", "showlegend": false, "text": ["Optuna (NSGA-II Sampler)", "Optuna (NSGA-II Sampler)", "Optuna (NSGA-II Sampler)"], "type": "scatter3d", "x": [1.162, 1.132, 1.177], "y": [1.054, 0.4755, 1.015], "z": [0.01383, -0.03797, -0.03628]}, {"customdata": [["Chernozhukov et al. (2018)"], ["Sparse + Heteroskedastic"], ["Turrell et al. (2018)"]], "hovertemplate": "Method: %{text}<br>ml_l RMSE: %{x:.4f}<br>ml_m RMSE: %{y:.4f}<br>Bias: %{z:+.4f}<br>DGP: %{customdata[0]}<extra></extra>", "marker": {"color": "#F5A65B", "line": {"color": "#222", "width": 0.5}, "size": 6}, "mode": "markers", "name": "Optuna (Brute Force Sampler)", "scene": "scene6", "showlegend": false, "text": ["Optuna (Brute Force Sampler)", "Optuna (Brute Force Sampler)", "Optuna (Brute Force Sampler)"], "type": "scatter3d", "x": [1.172, 1.206, 1.167], "y": [1.072, 0.4791, 1.053], "z": [0.007444, -0.01313, -0.04539]}], "layout": {"annotations": [{"font": {"size": 16}, "showarrow": false, "text": "n = 200", "x": 0.15, "xanchor": "center", "xref": "paper", "y": 1, "yanchor": "bottom", "yref": "paper"}, {"font": {"size": 16}, "showarrow": false, "text": "n = 500", "x": 0.49, "xanchor": "center", "xref": "paper", "y": 1, "yanchor": "bottom", "yref": "paper"}, {"font": {"size": 16}, "showarrow": false, "text": "n = 1000", "x": 0.83, "xanchor": "center", "xref": "paper", "y": 1, "yanchor": "bottom", "yref": "paper"}, {"font": {"size": 16}, "showarrow": false, "text": "p = 20", "textangle": 90, "x": 0.98, "xanchor": "left", "xref": "paper", "y": 0.765, "yanchor": "middle", "yref": "paper"}, {"font": {"size": 16}, "showarrow": false, "text": "p = 100", "textangle": 90, "x": 0.98, "xanchor": "left", "xref": "paper", "y": 0.235, "yanchor": "middle", "yref": "paper"}], "height": 760, "legend": {"title": {"text": "Tuning Method"}}, "margin": {"b": 0, "l": 0, "r": 0, "t": 80}, "scene": {"domain": {"x": [0, 0.3], "y": [0.53, 1]}, "xaxis": {"backgroundcolor": "#f9f9f9", "title": {"text": "ml_l RMSE"}}, "yaxis": {"backgroundcolor": "#f9f9f9", "title": {"text": "ml_m RMSE"}}, "zaxis": {"backgroundcolor": "#f9f9f9", "title": {"text": "Bias"}}}, "scene2": {"domain": {"x": [0.34, 0.64], "y": [0.53, 1]}, "xaxis": {"backgroundcolor": "#f9f9f9", "title": {"text": "ml_l RMSE"}}, "yaxis": {"backgroundcolor": "#f9f9f9", "title": {"text": "ml_m RMSE"}}, "zaxis": {"backgroundcolor": "#f9f9f9", "title": {"text": "Bias"}}}, "scene3": {"domain": {"x": [0.68, 0.98], "y": [0.53, 1]}, "xaxis": {"backgroundcolor": "#f9f9f9", "title": {"text": "ml_l RMSE"}}, "yaxis": {"backgroundcolor": "#f9f9f9", "title": {"text": "ml_m RMSE"}}, "zaxis": {"backgroundcolor": "#f9f9f9", "title": {"text": "Bias"}}}, "scene4": {"domain": {"x": [0, 0.3], "y": [0, 0.47]}, "xaxis": {"backgroundcolor": "#f9f9f9", "title": {"text": "ml_l RMSE"}}, "yaxis": {"backgroundcolor": "#f9f9f9", "title": {"text": "ml_m RMSE"}}, "zaxis": {"backgroundcolor": "#f9f9f9", "title": {"text": "Bias"}}}, "scene5": {"domain": {"x": [0.34, 0.64], "y": [0, 0.47]}, "xaxis": {"backgroundcolor": "#f9f9f9", "title": {"text": "ml_l RMSE"}}, "yaxis": {"backgroundcolor": "#f9f9f9", "title": {"text": "ml_m RMSE"}}, "zaxis": {"backgroundcolor": "#f9f9f9", "title": {"text": "Bias"}}}, "scene6": {"domain": {"x": [0.68, 0.98], "y": [0, 0.47]}, "xaxis": {"backgroundcolor": "#f9f9f9", "title": {"text": "ml_l RMSE"}}, "yaxis": {"backgroundcolor": "#f9f9f9", "title": {"text": "ml_m RMSE"}}, "zaxis": {"backgroundcolor": "#f9f9f9", "title": {"text": "Bias"}}}, "title": {"text": "Bias vs. learner RMSE diagnostics with fitted hyperplanes across (n, p) configurations"}, "width": 1260}}
